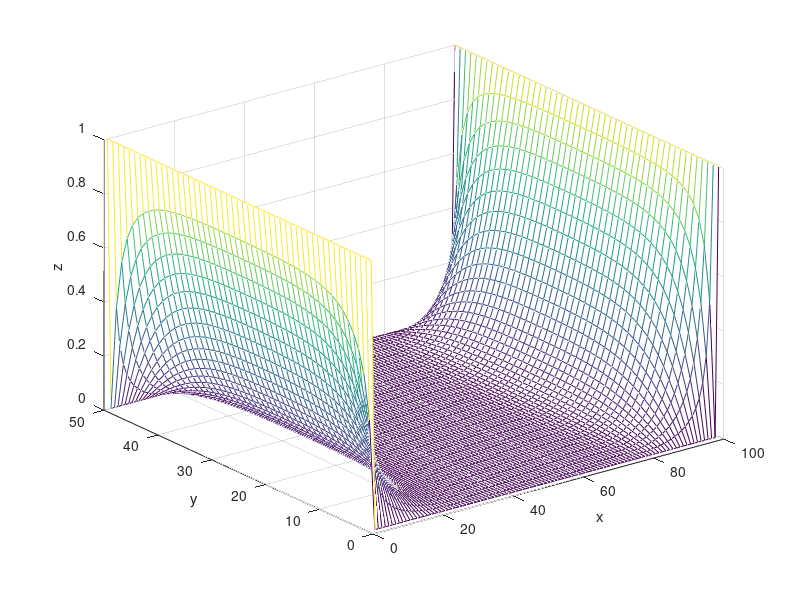

MATLAB code to generate this figure:
clear all
close all

X=50;
Y=100;
delta = 1; % deltax = deltay = delta
iterations = 100;
BC_left = 1;
BC_right = 1;
BC_top = 0;
BC_bottom = 0;

% d^2/dx^2 *(V) + d^2/dy^2 *(V) = 0
% d^2/dx^2 = (Vm+1 - 2Vm + Vm_1)/(delta*delta)

V = zeros(X,Y);
V(:,1) = BC_left;
V(:,Y) = BC_right;
V(1,[2:(Y-1)]) = BC_top;
V(X,[2:(Y-1)]) = BC_bottom;

for it=1:iterations
    for m=1:X
        for n=1:Y
            mm = m-1;
            mp = m+1;
            nm = n-1;
            np = n+1;
            
            % left boundary (adiabatic = no heat flow)
            if ((m==1&n==1)|(m==X&n==Y)|(m==1&n==Y)|(m==X&n==1)) 
                %corner conditions
                V(:,1) = BC_left;
                V(:,Y) = BC_right;
                V(1,[2:(Y-1)]) = BC_top;
                V(X,[2:(Y-1)]) = BC_bottom;
            elseif (m==1)
                %left side
                V(m,n) = (V(mp,n)+ V(m,np) + V(m,nm))/3;
                V(:,1) = BC_left;
            elseif (m==X)
                %right side
                V(m,n) = (V(mm,n)+ V(m,np) + V(m,nm))/3;
                V(:,Y) = BC_right;
            elseif (n==1)
                %top
                V(m,n) = (V(mp,n)+ V(mm,n) + V(m,np))/3;
                V(1,[2:(Y-1)]) = BC_top;
            elseif (n==Y)
                %bottom
                V(m,n) = (V(mp,n)+ V(mm,n) + V(m,nm))/3;
                V(X,[2:(Y-1)]) = BC_bottom;
            else 
                V(m,n) = (V(mp,n)+ V(mm,n) + V(m,nm)+ V(m,np))/4;
            end
        end    
    end
    
    figure(1)
    mesh(V);
    xlabel('x')
    ylabel('y')
    zlabel('z')
    
    pause(0.01);
end
